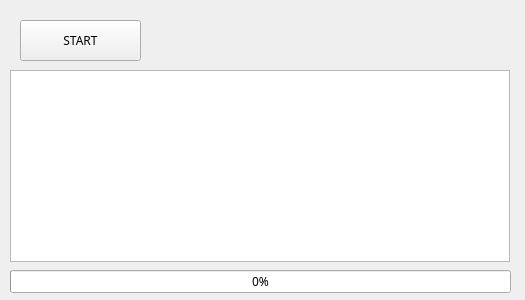
<?xml version="1.0" encoding="UTF-8"?>
<ui version="4.0">
 <class>Form</class>
 <widget class="QWidget" name="Form">
  <property name="geometry">
   <rect>
    <x>0</x>
    <y>0</y>
    <width>525</width>
    <height>300</height>
   </rect>
  </property>
  <property name="font">
   <font>
    <family>나눔스퀘어라운드 Regular</family>
   </font>
  </property>
  <property name="windowTitle">
   <string>스레드 테스트</string>
  </property>
  <widget class="QPushButton" name="btnStart">
   <property name="geometry">
    <rect>
     <x>20</x>
     <y>20</y>
     <width>121</width>
     <height>41</height>
    </rect>
   </property>
   <property name="font">
    <font>
     <family>나눔스퀘어라운드 Regular</family>
    </font>
   </property>
   <property name="text">
    <string>START</string>
   </property>
  </widget>
  <widget class="QTextBrowser" name="txbLog">
   <property name="geometry">
    <rect>
     <x>10</x>
     <y>70</y>
     <width>500</width>
     <height>192</height>
    </rect>
   </property>
   <property name="font">
    <font>
     <family>나눔스퀘어라운드 Regular</family>
    </font>
   </property>
  </widget>
  <widget class="QProgressBar" name="pgbTask">
   <property name="geometry">
    <rect>
     <x>10</x>
     <y>270</y>
     <width>501</width>
     <height>23</height>
    </rect>
   </property>
   <property name="font">
    <font>
     <family>나눔스퀘어라운드 Regular</family>
    </font>
   </property>
   <property name="value">
    <number>0</number>
   </property>
  </widget>
 </widget>
 <resources/>
 <connections/>
</ui>
